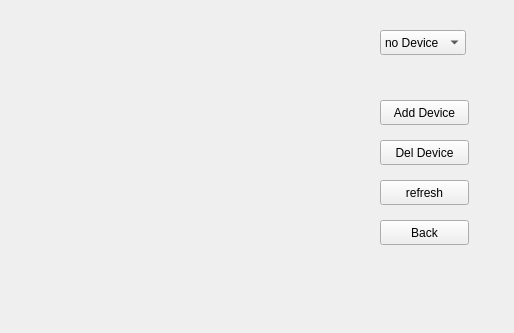
<?xml version="1.0" encoding="UTF-8"?>
<ui version="4.0">
 <class>Show</class>
 <widget class="QWidget" name="Show">
  <property name="geometry">
   <rect>
    <x>0</x>
    <y>0</y>
    <width>514</width>
    <height>333</height>
   </rect>
  </property>
  <property name="windowTitle">
   <string>Show</string>
  </property>
  <widget class="QLabel" name="label">
   <property name="geometry">
    <rect>
     <x>30</x>
     <y>30</y>
     <width>301</width>
     <height>241</height>
    </rect>
   </property>
   <property name="frameShape">
    <enum>QFrame::NoFrame</enum>
   </property>
   <property name="text">
    <string/>
   </property>
  </widget>
  <widget class="QPushButton" name="pbBack">
   <property name="geometry">
    <rect>
     <x>380</x>
     <y>220</y>
     <width>89</width>
     <height>25</height>
    </rect>
   </property>
   <property name="text">
    <string>Back</string>
   </property>
  </widget>
  <widget class="QComboBox" name="comboBox">
   <property name="geometry">
    <rect>
     <x>380</x>
     <y>30</y>
     <width>86</width>
     <height>25</height>
    </rect>
   </property>
   <item>
    <property name="text">
     <string>no Device</string>
    </property>
   </item>
  </widget>
  <widget class="QPushButton" name="pbAdd">
   <property name="geometry">
    <rect>
     <x>380</x>
     <y>100</y>
     <width>89</width>
     <height>25</height>
    </rect>
   </property>
   <property name="text">
    <string>Add Device</string>
   </property>
  </widget>
  <widget class="QPushButton" name="pbDel">
   <property name="geometry">
    <rect>
     <x>380</x>
     <y>140</y>
     <width>89</width>
     <height>25</height>
    </rect>
   </property>
   <property name="text">
    <string>Del Device</string>
   </property>
  </widget>
  <widget class="QPushButton" name="pushButton">
   <property name="geometry">
    <rect>
     <x>380</x>
     <y>180</y>
     <width>89</width>
     <height>25</height>
    </rect>
   </property>
   <property name="text">
    <string>refresh</string>
   </property>
  </widget>
 </widget>
 <resources/>
 <connections/>
</ui>
